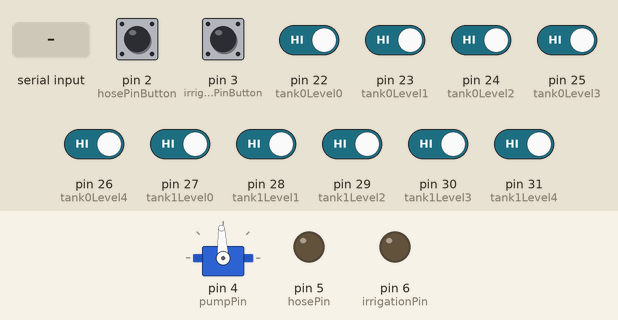
A sketch run on a simulated Arduino Mega 2560, built with avr-gcc and run on an emulated ATmega2560. Parts: servo, output pins drawn as LEDs (lit = HIGH). The inputs (shaded band) are chosen by the test bench; at power-on: pin 2 (hosePinButton), pin 3 (irrigationPinButton), pin 22 (tank0Level0), pin 23 (tank0Level1), pin 24 (tank0Level2), pin 25 (tank0Level3), pin 26 (tank0Level4), pin 27 (tank1Level0), pin 28 (tank1Level1), pin 29 (tank1Level2), pin 30 (tank1Level3), pin 31 (tank1Level4) HIGH.

Above: at 2.0 s.
2.1 s: "1" received over the second serial link
At 5.1 s:
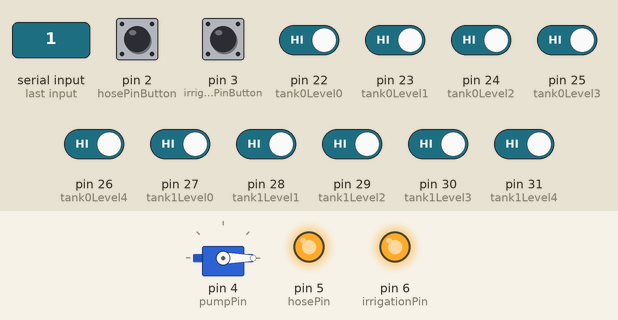
Timing chart, 0 to 6.6 s (numbered marks = the images above; inputs shaded):
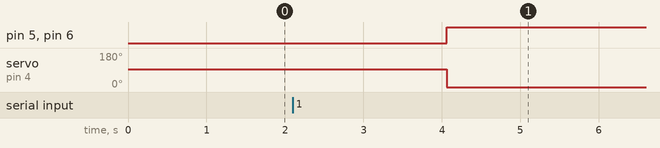

The sketch:

waterPumpPWNv002.ino
```cpp
#include <ArduinoJson.h>
#include <Servo.h>

Servo waterPumpServo;

#define speedControlMin 1000
#define speedControlMid 1500
#define speedControlMax 2000

// Output
#define hosePinButton 2
#define irrigationPinButton 3

#define hosePin 5
#define irrigationPin 6

#define pumpPin 4

#define tank0Level0 22
#define tank0Level1 23
#define tank0Level2 24
#define tank0Level3 25
#define tank0Level4 26

#define tank1Level0 27
#define tank1Level1 28
#define tank1Level2 29
#define tank1Level3 30
#define tank1Level4 31

#define tankLevelSensors 10

long tankLevelBuffer[tankLevelSensors];

long pumpPWM = speedControlMid;
long hoseButtonPressed = 0;
long irrigationButtonPressed = 0;
long hose = 0;
long irrigation = 0;

int loopCount = 0;
String lastSendBuffer = "";
boolean valuesUpdated = false;

void setup() {
  // initialize both serial ports:
  //Serial.begin(115200);
  Serial1.begin(115200);

  // Setup the PWM for the pump speed controller
  waterPumpServo.attach(pumpPin);
  waterPumpServo.writeMicroseconds(speedControlMid);

  pinMode(hosePinButton, INPUT_PULLUP);
  pinMode(irrigationPinButton, INPUT_PULLUP);

  pinMode(hosePin, OUTPUT);
  pinMode(irrigationPin, OUTPUT);

  pinMode(tank0Level0, INPUT_PULLUP);
  pinMode(tank0Level1, INPUT_PULLUP);
  pinMode(tank0Level2, INPUT_PULLUP);
  pinMode(tank0Level3, INPUT_PULLUP);
  pinMode(tank0Level4, INPUT_PULLUP);

  pinMode(tank1Level0, INPUT_PULLUP);
  pinMode(tank1Level1, INPUT_PULLUP);
  pinMode(tank1Level2, INPUT_PULLUP);
  pinMode(tank1Level3, INPUT_PULLUP);
  pinMode(tank1Level4, INPUT_PULLUP);
}

void loop() {
  if (digitalRead(hosePinButton) == true) {
    hoseButtonPressed = 0;
  }
  else {
    hoseButtonPressed = 1;
  }

  if (digitalRead(irrigationPinButton) == true) {
    irrigationButtonPressed = 0;
  }
  else {
    irrigationButtonPressed = 1;
  }

  tankLevelBuffer[0] = digitalRead(tank0Level0);
  tankLevelBuffer[1] = digitalRead(tank0Level1);
  tankLevelBuffer[2] = digitalRead(tank0Level2);
  tankLevelBuffer[3] = digitalRead(tank0Level3);
  tankLevelBuffer[4] = digitalRead(tank0Level4);

  tankLevelBuffer[5] = digitalRead(tank1Level0);
  tankLevelBuffer[6] = digitalRead(tank1Level1);
  tankLevelBuffer[7] = digitalRead(tank1Level2);
  tankLevelBuffer[8] = digitalRead(tank1Level3);
  tankLevelBuffer[9] = digitalRead(tank1Level4);

  DynamicJsonBuffer jsonBuffer;

  JsonObject& root = jsonBuffer.createObject();

  root["hoseButton"] = String(hoseButtonPressed);
  root["irrigationButton"] = String(irrigationButtonPressed);

  root["tank0Level0"] = String(tankLevelBuffer[0]);
  root["tank0Level1"] = String(tankLevelBuffer[1]);
  root["tank0Level2"] = String(tankLevelBuffer[2]);
  root["tank0Level3"] = String(tankLevelBuffer[3]);
  root["tank0Level4"] = String(tankLevelBuffer[4]);

  root["tank1Level0"] = String(tankLevelBuffer[5]);
  root["tank1Level1"] = String(tankLevelBuffer[6]);
  root["tank1Level2"] = String(tankLevelBuffer[7]);
  root["tank1Level3"] = String(tankLevelBuffer[8]);
  root["tank1Level4"] = String(tankLevelBuffer[9]);

  String newSendFuffer;
  root.printTo(newSendFuffer);

  //Serial.println("l: " + lastSendBuffer);
  //Serial.println("n: " + newSendFuffer);

  if (lastSendBuffer.equals(newSendFuffer) == false or loopCount > 60) {
    root.printTo(Serial1);
    Serial1.println();

    lastSendBuffer = newSendFuffer;
    loopCount = 0;
  }

  if (valuesUpdated == true) {
    waterPumpServo.writeMicroseconds(pumpPWM);

    if (hose == 0) {
      digitalWrite(hosePin, true);
    }
    else {
      digitalWrite(hosePin, false);
    }

    if (irrigation == 0) {
      digitalWrite(irrigationPin, true);
    }
    else {
      digitalWrite(irrigationPin, false);
    }

    valuesUpdated == false;
  }

  loopCount++;
  delay(1000);
}

void serialEvent1() {
  DynamicJsonBuffer jsonBuffer;
  int bufferSize  = 250;

  // read from port 1, send to port 0:
  if (Serial1.available()) {
    //int inByte = Serial1.read();
    char inByte[bufferSize];

    Serial1.readBytesUntil(char(0), inByte, bufferSize);

    String newBuffer = String(inByte);

    JsonObject& root = jsonBuffer.parseObject(newBuffer);

    pumpPWM = root["pumpPWM"];
    hose = root["hose"];
    irrigation = root["irrigation"];

    //Serial.println("pumpPWM: " + String(pumpPWM));// & root["pumpPWM"));
    //Serial.println("Hose: " + String(hose));
    //Serial.println("Irrigation: " + String(irrigation));

    //Serial.println(newBuffer);

    valuesUpdated = true;
  }
}
```

Measured:
- after the input at 2.1 s, pin 5 (hosePin), pin 6 (irrigationPin): LOW → HIGH after 2.0 s; servo on pin 4 (pumpPin): 93° → 0° after 2.0 s
